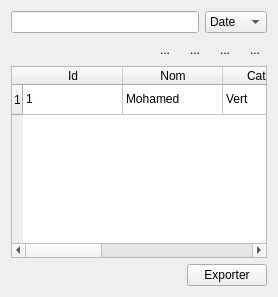
          <widget class="QWidget" name="consulterqtolives">
           <layout class="QVBoxLayout" name="consulterLayout_2">
            <item>
             <layout class="QHBoxLayout" name="horizontalLayout_5">
              <item>
               <widget class="QLineEdit" name="lineEdit_2"/>
              </item>
              <item>
               <widget class="QComboBox" name="comboBox_2">
                <item>
                 <property name="text">
                  <string>Date</string>
                 </property>
                </item>
                <item>
                 <property name="text">
                  <string>Nom</string>
                 </property>
                </item>
                <item>
                 <property name="text">
                  <string>Statut</string>
                 </property>
                </item>
               </widget>
              </item>
             </layout>
            </item>
            <item>
             <layout class="QHBoxLayout" name="horizontalLayout_6">
              <item>
               <spacer name="horizontalSpacer_4">
                <property name="orientation">
                 <enum>Qt::Orientation::Horizontal</enum>
                </property>
                <property name="sizeHint" stdset="0">
                 <size>
                  <width>40</width>
                  <height>20</height>
                 </size>
                </property>
               </spacer>
              </item>
              <item>
               <widget class="QToolButton" name="toolButton_6">
                <property name="text">
                 <string>...</string>
                </property>
                <property name="icon">
                 <iconset resource="img.qrc">
                  <normaloff>:/img/refresh.svg</normaloff>:/img/refresh.svg</iconset>
                </property>
                <property name="autoRaise">
                 <bool>true</bool>
                </property>
               </widget>
              </item>
              <item>
               <widget class="QToolButton" name="toolButton_7">
                <property name="text">
                 <string>...</string>
                </property>
                <property name="icon">
                 <iconset resource="img.qrc">
                  <normaloff>:/img/filter.svg</normaloff>:/img/filter.svg</iconset>
                </property>
                <property name="autoRaise">
                 <bool>true</bool>
                </property>
               </widget>
              </item>
              <item>
               <widget class="QToolButton" name="toolButton_8">
                <property name="text">
                 <string>...</string>
                </property>
                <property name="icon">
                 <iconset resource="img.qrc">
                  <normaloff>:/img/export.svg</normaloff>:/img/export.svg</iconset>
                </property>
                <property name="autoRaise">
                 <bool>true</bool>
                </property>
               </widget>
              </item>
              <item>
               <widget class="QToolButton" name="toolButton_9">
                <property name="text">
                 <string>...</string>
                </property>
                <property name="icon">
                 <iconset resource="img.qrc">
                  <normaloff>:/img/search.svg</normaloff>:/img/search.svg</iconset>
                </property>
                <property name="autoRaise">
                 <bool>true</bool>
                </property>
               </widget>
              </item>
             </layout>
            </item>
            <item>
             <widget class="QTableWidget" name="tableWidget_2">
              <property name="editTriggers">
               <set>QAbstractItemView::EditTrigger::NoEditTriggers</set>
              </property>
              <property name="alternatingRowColors">
               <bool>true</bool>
              </property>
              <property name="selectionMode">
               <enum>QAbstractItemView::SelectionMode::SingleSelection</enum>
              </property>
              <property name="selectionBehavior">
               <enum>QAbstractItemView::SelectionBehavior::SelectRows</enum>
              </property>
              <property name="sortingEnabled">
               <bool>true</bool>
              </property>
              <row/>
              <column>
               <property name="text">
                <string>Id</string>
               </property>
              </column>
              <column>
               <property name="text">
                <string>Nom</string>
               </property>
              </column>
              <column>
               <property name="text">
                <string>Catégorie</string>
               </property>
              </column>
              <column>
               <property name="text">
                <string>Date d'ajout</string>
               </property>
              </column>
              <column>
               <property name="text">
                <string> Quantité (KG)</string>
               </property>
              </column>
              <column>
               <property name="text">
                <string>Description</string>
               </property>
              </column>
              <item row="0" column="0">
               <property name="text">
                <string>1</string>
               </property>
              </item>
              <item row="0" column="1">
               <property name="text">
                <string>Mohamed</string>
               </property>
              </item>
              <item row="0" column="2">
               <property name="text">
                <string>Vert</string>
               </property>
              </item>
              <item row="0" column="3">
               <property name="text">
                <string>02/02/2026</string>
               </property>
              </item>
              <item row="0" column="4">
               <property name="text">
                <string>150 </string>
               </property>
              </item>
             </widget>
            </item>
            <item>
             <layout class="QHBoxLayout" name="exportRow_2">
              <item>
               <spacer name="horizontalSpacer_export_2">
                <property name="orientation">
                 <enum>Qt::Orientation::Horizontal</enum>
                </property>
                <property name="sizeHint" stdset="0">
                 <size>
                  <width>40</width>
                  <height>20</height>
                 </size>
                </property>
               </spacer>
              </item>
              <item>
               <widget class="QPushButton" name="pushButton_2">
                <property name="text">
                 <string>Exporter</string>
                </property>
                <property name="icon">
                 <iconset resource="img.qrc">
                  <normaloff>:/img/export.svg</normaloff>:/img/export.svg</iconset>
                </property>
                <property name="iconSize">
                 <size>
                  <width>18</width>
                  <height>18</height>
                 </size>
                </property>
               </widget>
              </item>
             </layout>
            </item>
           </layout>
          </widget>
